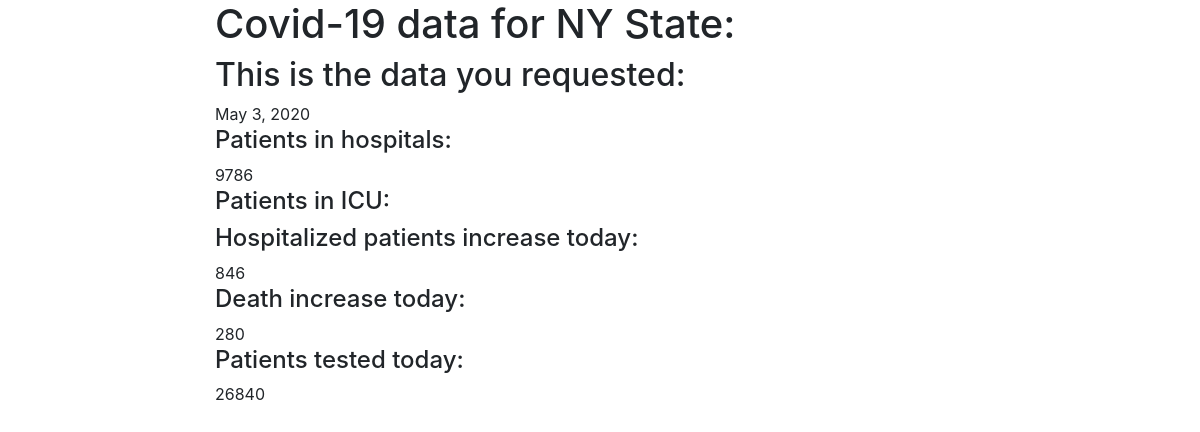
Page /covidapp/7/ on the earlier database version.
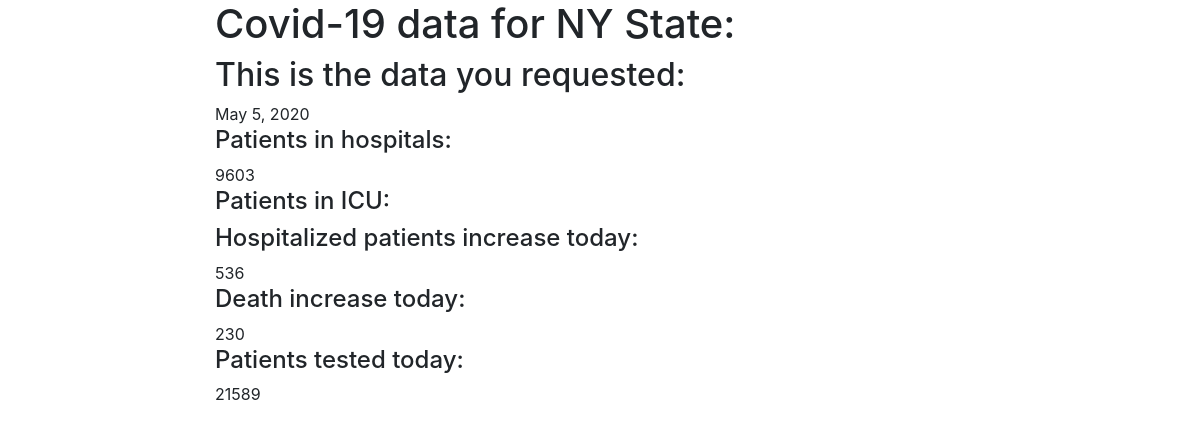
Same page on the later database version.
### covidapp/models.py (models this page shows, shortened)
class Hospital(models.Model):
    date_time 			=    	models.DateField()
    hospital_currently 	= 		models.IntegerField(blank=True, null=True)
    icucurrently		= 		models.IntegerField(blank=True, null=True)
    hospital_increase 	= 		models.IntegerField(blank=True, null=True)
    dead_daily			= 		models.IntegerField(blank=True, null=True)
    tested_today		=		models.IntegerField(blank=True, null=True)

### covidapp/views.py (the view)
# urls.py: path('<int:id>/', views.hospital_detail_view, name='hospital-detail'),
def hospital_detail_view(request, id):
	obj = Hospital.objects.get(id=id)
	context = {
		"object": obj
	}
	return render(request, "covidapp/hospital_detail.html", context)

### covidapp/templates/covidapp/hospital_detail.html (shortened to what this page needs)
{% extends 'base.html' %}
{% load bootstrap4 %}
{% block content %}
<h1>{% block header %}Covid-19 data for NY State: </h1>{% endblock %}
<h2>{% block title %}This is the data you requested: </h2>{{ object.date_time }}{% endblock %}
<h4>Patients in hospitals: </h4> {{ object.hospital_currently }}
<h4>Patients in ICU: </h4>{{ object.icu_currently }}
<h4>Hospitalized patients increase today: </h4>{{ object.hospital_increase }}
<h4>Death increase today: </h4>{{ object.dead_daily }}
<h4>Patients tested today: </h4>{{ object.tested_today }}
{% endblock %}

Differences in the rows shown:
changed Hospital: date_time "May 3, 2020" → "May 5, 2020"; hospital_currently "9786" → "9603"; hospital_increase "846" → "536"; dead_daily "280" → "230"; tested_today "26840" → "21589"
